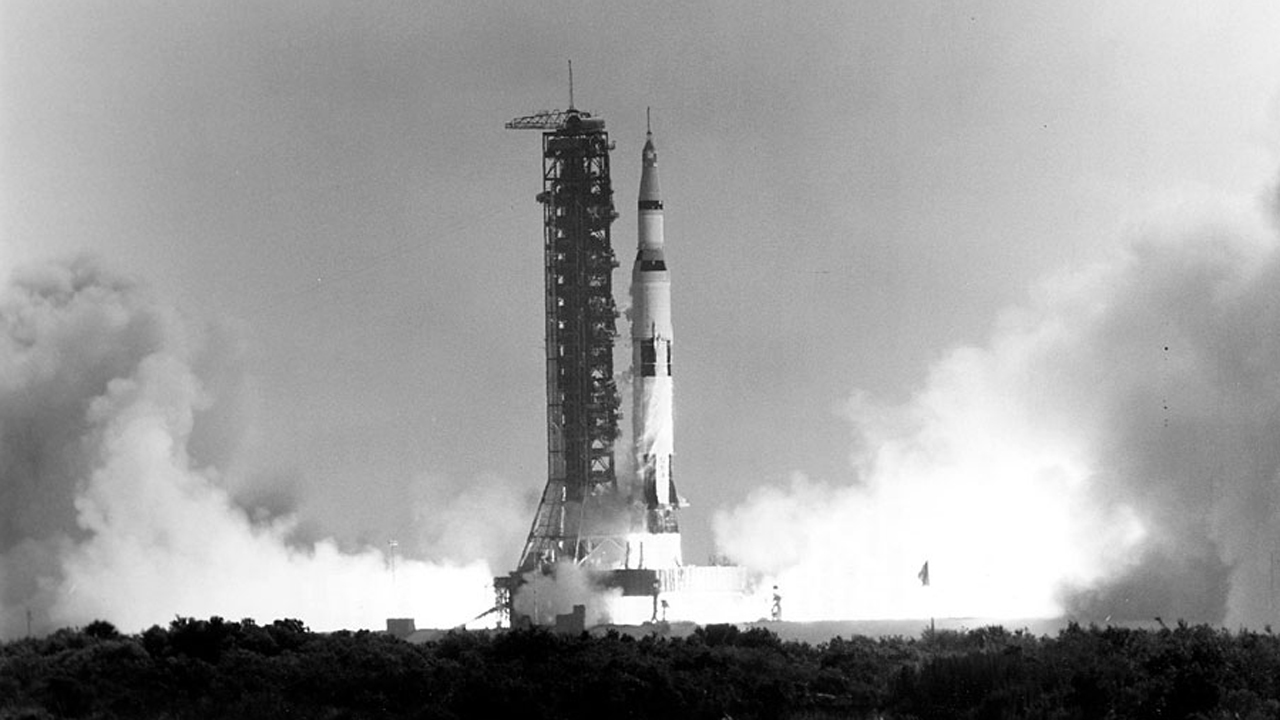
#> input picture Data/Apollo_11_Launch.jpg, 1280 x 720 px
$ jupyter execute Homework_0.ipynb
#> lines starting #> are read from the running program, lines starting #| are printed output that depends on the picture
# <font style="color:black">Lecture 1: Homework Problem</font>

In this first homework set, I want you to make sure that you can use GitHub, MS Code, and OpenCV.
You should (already to be able to read this document), clone the Github classroom assignment and edit it in VS Code.  In this python notebook, do the following:

* Load an (Grayscale) image  (‘Data/Apollo_11_Launch.jpg’)
* View image
* Crop image
* Edit brightness of image
* Rotate image
* Save modified image

[cell 1]
import cv2

# Load image
image = cv2.imread("Data/Apollo_11_Launch.jpg", cv2.IMREAD_GRAYSCALE)
#> image is the input picture: shape (720, 1280); min 0, max 255, mean 156.2

# View initial image
cv2.imshow("Initial", image)

# Crop image
image = image[:, image.shape[1]//2-200:image.shape[1]//2+200]
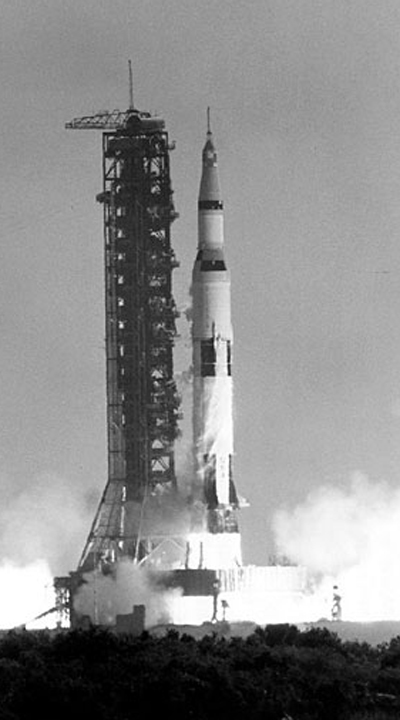
#> image: shape (720, 400); min 0, max 255, mean 140.4
cv2.imshow("Cropped", image)

# Edit brightness
image = cv2.convertScaleAbs(image, alpha=2, beta=0)
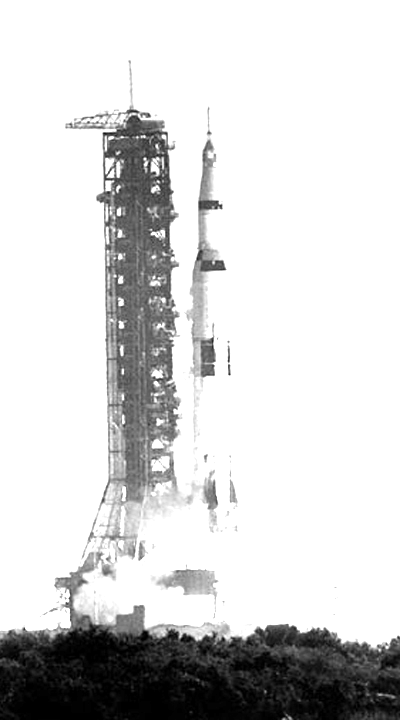
#> image: shape (720, 400); min 0, max 255, mean 212.8
cv2.imshow("Bright", image)

# Rotate image
image = cv2.rotate(image, cv2.ROTATE_90_CLOCKWISE)
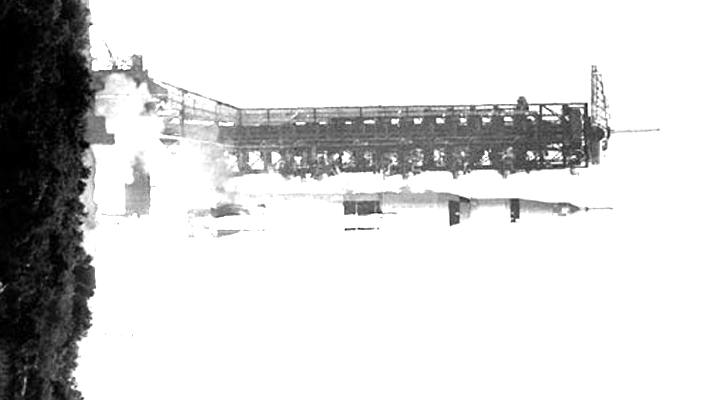
#> image: shape (400, 720); min 0, max 255, mean 212.8
cv2.imshow("Rotated", image)

# Save image
cv2.imwrite("Data/Apollo_11_Launch_modified.jpg", image)

# Wait to end program
cv2.waitKey(5000)

# Exit
cv2.destroyAllWindows()
